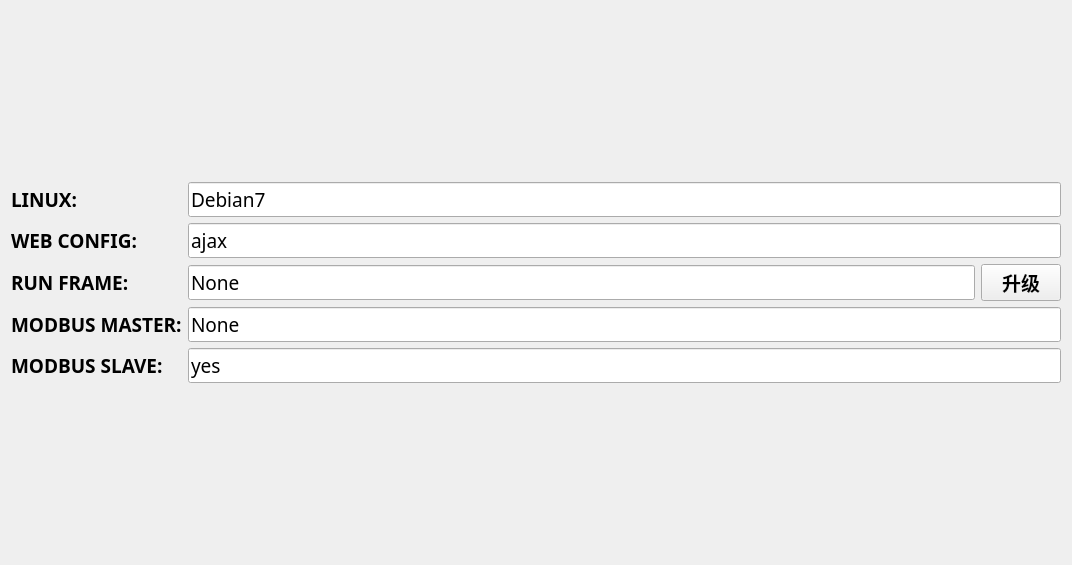
<?xml version="1.0" encoding="UTF-8"?>
<ui version="4.0">
 <class>UI_Software_version</class>
 <widget class="QWidget" name="UI_Software_version">
  <property name="geometry">
   <rect>
    <x>0</x>
    <y>0</y>
    <width>1071</width>
    <height>565</height>
   </rect>
  </property>
  <property name="windowTitle">
   <string>Form</string>
  </property>
  <layout class="QGridLayout" name="gridLayout_2">
   <item row="1" column="0" colspan="2">
    <layout class="QGridLayout" name="gridLayout">
     <item row="0" column="0">
      <widget class="QLabel" name="label">
       <property name="sizePolicy">
        <sizepolicy hsizetype="Fixed" vsizetype="Preferred">
         <horstretch>0</horstretch>
         <verstretch>0</verstretch>
        </sizepolicy>
       </property>
       <property name="font">
        <font>
         <family>黑体</family>
         <pointsize>14</pointsize>
         <weight>75</weight>
         <bold>true</bold>
        </font>
       </property>
       <property name="text">
        <string>LINUX:</string>
       </property>
      </widget>
     </item>
     <item row="0" column="1" colspan="2">
      <widget class="QLineEdit" name="lineEdit">
       <property name="sizePolicy">
        <sizepolicy hsizetype="Expanding" vsizetype="Fixed">
         <horstretch>0</horstretch>
         <verstretch>0</verstretch>
        </sizepolicy>
       </property>
       <property name="font">
        <font>
         <family>黑体</family>
         <pointsize>14</pointsize>
         <weight>50</weight>
         <bold>false</bold>
        </font>
       </property>
       <property name="text">
        <string>Debian7</string>
       </property>
       <property name="readOnly">
        <bool>true</bool>
       </property>
      </widget>
     </item>
     <item row="1" column="0">
      <widget class="QLabel" name="label_2">
       <property name="font">
        <font>
         <family>黑体</family>
         <pointsize>14</pointsize>
         <weight>75</weight>
         <bold>true</bold>
        </font>
       </property>
       <property name="text">
        <string>WEB CONFIG:</string>
       </property>
      </widget>
     </item>
     <item row="1" column="1" colspan="2">
      <widget class="QLineEdit" name="lineEdit_2">
       <property name="sizePolicy">
        <sizepolicy hsizetype="Expanding" vsizetype="Fixed">
         <horstretch>0</horstretch>
         <verstretch>0</verstretch>
        </sizepolicy>
       </property>
       <property name="font">
        <font>
         <family>黑体</family>
         <pointsize>14</pointsize>
         <weight>50</weight>
         <bold>false</bold>
        </font>
       </property>
       <property name="text">
        <string>ajax</string>
       </property>
       <property name="readOnly">
        <bool>true</bool>
       </property>
      </widget>
     </item>
     <item row="2" column="0">
      <widget class="QLabel" name="label_3">
       <property name="font">
        <font>
         <family>黑体</family>
         <pointsize>14</pointsize>
         <weight>75</weight>
         <bold>true</bold>
        </font>
       </property>
       <property name="text">
        <string>RUN FRAME:</string>
       </property>
      </widget>
     </item>
     <item row="2" column="1">
      <widget class="QLineEdit" name="lineEdit_3">
       <property name="sizePolicy">
        <sizepolicy hsizetype="Expanding" vsizetype="Fixed">
         <horstretch>0</horstretch>
         <verstretch>0</verstretch>
        </sizepolicy>
       </property>
       <property name="font">
        <font>
         <family>黑体</family>
         <pointsize>14</pointsize>
         <weight>50</weight>
         <bold>false</bold>
        </font>
       </property>
       <property name="text">
        <string>None</string>
       </property>
       <property name="readOnly">
        <bool>true</bool>
       </property>
      </widget>
     </item>
     <item row="2" column="2">
      <widget class="QPushButton" name="pushButton">
       <property name="sizePolicy">
        <sizepolicy hsizetype="Fixed" vsizetype="Fixed">
         <horstretch>0</horstretch>
         <verstretch>0</verstretch>
        </sizepolicy>
       </property>
       <property name="font">
        <font>
         <family>黑体</family>
         <pointsize>14</pointsize>
         <weight>75</weight>
         <bold>true</bold>
        </font>
       </property>
       <property name="text">
        <string>升级</string>
       </property>
      </widget>
     </item>
     <item row="3" column="0">
      <widget class="QLabel" name="label_4">
       <property name="font">
        <font>
         <family>黑体</family>
         <pointsize>14</pointsize>
         <weight>75</weight>
         <bold>true</bold>
        </font>
       </property>
       <property name="text">
        <string>MODBUS MASTER:</string>
       </property>
      </widget>
     </item>
     <item row="3" column="1" colspan="2">
      <widget class="QLineEdit" name="lineEdit_4">
       <property name="sizePolicy">
        <sizepolicy hsizetype="Expanding" vsizetype="Fixed">
         <horstretch>0</horstretch>
         <verstretch>0</verstretch>
        </sizepolicy>
       </property>
       <property name="font">
        <font>
         <family>黑体</family>
         <pointsize>14</pointsize>
         <weight>50</weight>
         <bold>false</bold>
        </font>
       </property>
       <property name="text">
        <string>None</string>
       </property>
       <property name="readOnly">
        <bool>true</bool>
       </property>
      </widget>
     </item>
     <item row="4" column="0">
      <widget class="QLabel" name="label_5">
       <property name="font">
        <font>
         <family>黑体</family>
         <pointsize>14</pointsize>
         <weight>75</weight>
         <bold>true</bold>
        </font>
       </property>
       <property name="text">
        <string>MODBUS SLAVE:</string>
       </property>
      </widget>
     </item>
     <item row="4" column="1" colspan="2">
      <widget class="QLineEdit" name="lineEdit_5">
       <property name="sizePolicy">
        <sizepolicy hsizetype="Expanding" vsizetype="Fixed">
         <horstretch>0</horstretch>
         <verstretch>0</verstretch>
        </sizepolicy>
       </property>
       <property name="font">
        <font>
         <family>黑体</family>
         <pointsize>14</pointsize>
         <weight>50</weight>
         <bold>false</bold>
        </font>
       </property>
       <property name="text">
        <string>yes</string>
       </property>
       <property name="readOnly">
        <bool>true</bool>
       </property>
      </widget>
     </item>
    </layout>
   </item>
   <item row="0" column="0" colspan="2">
    <spacer name="verticalSpacer">
     <property name="orientation">
      <enum>Qt::Vertical</enum>
     </property>
     <property name="sizeHint" stdset="0">
      <size>
       <width>1050</width>
       <height>186</height>
      </size>
     </property>
    </spacer>
   </item>
   <item row="2" column="0" colspan="2">
    <spacer name="verticalSpacer_2">
     <property name="orientation">
      <enum>Qt::Vertical</enum>
     </property>
     <property name="sizeHint" stdset="0">
      <size>
       <width>1050</width>
       <height>186</height>
      </size>
     </property>
    </spacer>
   </item>
  </layout>
 </widget>
 <resources/>
 <connections/>
</ui>
